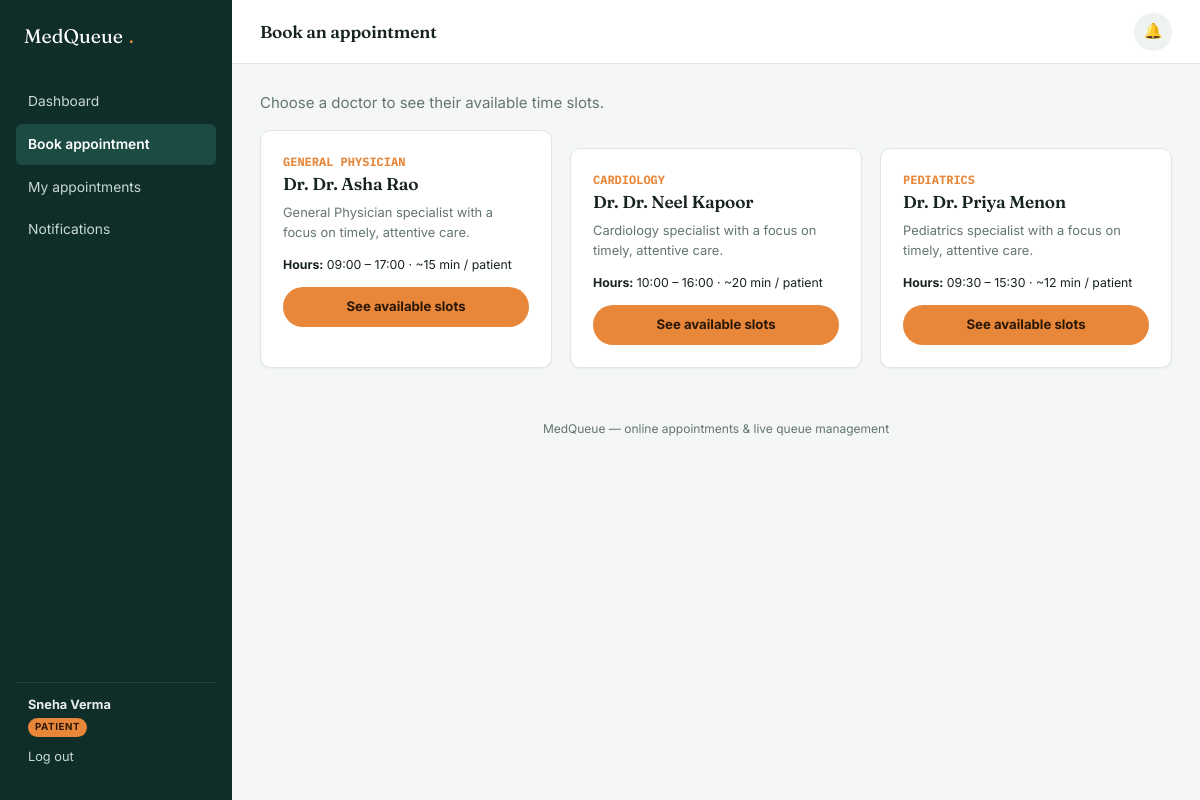
Screenshot of /patient/book (signed in) with the database file from the repository.
### tables this page shows
CREATE TABLE users (
    id INTEGER PRIMARY KEY AUTOINCREMENT,
    name TEXT NOT NULL,
    email TEXT NOT NULL UNIQUE,
    password_hash TEXT NOT NULL,
    role TEXT NOT NULL CHECK(role IN ('patient','doctor','admin')),
    phone TEXT,
    is_active INTEGER NOT NULL DEFAULT 1,
    created_at TEXT NOT NULL DEFAULT (datetime('now'))
);

CREATE TABLE doctors (
    id INTEGER PRIMARY KEY AUTOINCREMENT,
    user_id INTEGER NOT NULL UNIQUE REFERENCES users(id) ON DELETE CASCADE,
    specialization TEXT NOT NULL,
    bio TEXT,
    avg_consult_minutes INTEGER NOT NULL DEFAULT 15,
    work_start TEXT NOT NULL DEFAULT '09:00',
    work_end TEXT NOT NULL DEFAULT '17:00',
    slot_minutes INTEGER NOT NULL DEFAULT 15,
    days_off TEXT NOT NULL DEFAULT '0',  -- comma separated ISO weekday numbers off (1=Mon..7=Sun), 0 = none extra (Sunday handled separately)
    is_active INTEGER NOT NULL DEFAULT 1
);

### app.py (the view)
@app.route("/patient/book")
@role_required("patient")
def book_select_doctor():
    doctors = db.query(
        """SELECT d.*, u.name AS doctor_name FROM doctors d
           JOIN users u ON u.id = d.user_id
           WHERE d.is_active=1 ORDER BY u.name""",
    )
    return render_template("book_select_doctor.html", doctors=doctors)

### app.py (called while the page is built)
def current_user():
    if "user_id" not in session:
        return None
    return db.query("SELECT * FROM users WHERE id=?", (session["user_id"],), one=True)

@app.before_request
def load_user():
    g.user = current_user()

def role_required(role):
    def decorator(view):
        @wraps(view)
        def wrapped(*a, **kw):
            if not g.user:
                flash("Please log in to continue.", "error")
                return redirect(url_for("login"))
            if g.user["role"] != role:
                flash("You don't have access to that page.", "error")
                return redirect(url_for("dashboard"))
            return view(*a, **kw)
        return wrapped
    return decorator

### database.py (called while the page is built)
def get_db():
    conn = sqlite3.connect(DB_PATH)
    conn.row_factory = sqlite3.Row
    conn.execute("PRAGMA foreign_keys = ON")
    return conn

def query(sql, args=(), one=False):
    conn = get_db()
    cur = conn.execute(sql, args)
    rows = cur.fetchall()
    conn.close()
    return (rows[0] if rows else None) if one else rows

### templates/book_select_doctor.html (shortened to what this page needs)
{% extends "base.html" %}
{% block page_title %}Book an appointment{% endblock %}
{% block content %}
<p class="muted">Choose a doctor to see their available time slots.</p>
<div class="grid-3">
  {% for d in doctors %}
  <div class="card">
    <div class="num" style="font-family:var(--font-mono); color:var(--accent); font-weight:700; font-size:.8rem;">{{ d.specialization|upper }}</div>
    <h3>Dr. {{ d.doctor_name }}</h3>
    <p class="muted" style="font-size:.86rem; min-height:40px;">{{ d.bio or "Accepting new patients." }}</p>
    <p style="font-size:.82rem;"><strong>Hours:</strong> {{ d.work_start }} &ndash; {{ d.work_end }} &middot; ~{{ d.avg_consult_minutes }} min / patient</p>
    <a href="{{ url_for('book_appointment', doctor_id=d.id) }}" class="btn accent" style="width:100%; text-align:center;">See available slots</a>
  </div>
  {% else %}
  <div class="empty-state"><p>No doctors are available for booking right now.</p></div>
  {% endfor %}
</div>
{% endblock %}

### templates/base.html (shortened to what this page needs)
<!DOCTYPE html>
<html lang="en">
<head>
<link rel="stylesheet" href="{{ url_for('static', filename='css/style.css') }}">
</head>
<body>
<div class="app-shell">
  <aside class="sidebar">
    <div class="brand">MedQueue<span class="dot">.</span></div>
    <nav>
      {% if g.user.role == 'patient' %}
        <a href="{{ url_for('patient_dashboard') }}" class="{{ 'active' if request.endpoint == 'patient_dashboard' }}">Dashboard</a>
        <a href="{{ url_for('book_select_doctor') }}" class="{{ 'active' if request.endpoint in ['book_select_doctor','book_appointment'] }}">Book appointment</a>
        <a href="{{ url_for('my_appointments') }}" class="{{ 'active' if request.endpoint == 'my_appointments' }}">My appointments</a>
        <a href="{{ url_for('notifications') }}" class="{{ 'active' if request.endpoint == 'notifications' }}">Notifications</a>
      {% endif %}
    </nav>
    {% if g.user %}
    <div class="user-box">
      <div><strong>{{ g.user.name }}</strong></div>
      <div class="role-tag">{{ g.user.role }}</div>
      <div style="margin-top:10px;"><a href="{{ url_for('logout') }}">Log out</a></div>
    </div>
    {% endif %}
  </aside>
  <div class="main">
    <div class="topbar">
      <h1>{% block page_title %}{% endblock %}</h1>
      <div class="actions">
        <a class="bell" href="{{ url_for('notifications') }}" aria-label="Notifications" id="bell">
          🔔
        </a>
      </div>
    </div>
    <div class="content">
      {% block content %}{% endblock %}
    </div>
    <footer class="page-footer">MedQueue &mdash; online appointments &amp; live queue management</footer>
  </div>
</div>
</body>
</html>

### static/css/style.css (style rules this page uses)
:root { --bg: #F5F7F6; --surface: #FFFFFF; --surface-sunken: #EEF2F0; --ink: #16231F; --muted: #63756F; --border: #DFE7E3; --primary: #1B4B43; --primary-light: #2F6E5F; --primary-dark: #102E29; --accent: #E8873A; --accent-dark: #C96B22; --success: #2F8F5B; --success-bg: #E5F3EA; --danger: #C2503E; --danger-bg: #FBEAE6; --info: #2C6E8F; --info-bg: #E6F0F5; --radius-sm: 6px; --radius: 10px; --radius-lg: 16px; --shadow-sm: 0 1px 2px rgba(16, 46, 41, 0.06); --shadow: 0 4px 16px rgba(16, 46, 41, 0.08); --shadow-lg: 0 12px 32px rgba(16, 46, 41, 0.14); --font-display: "Fraunces", Georgia, serif; --font-body: "Inter", -apple-system, BlinkMacSystemFont, "Segoe UI", sans-serif; --font-mono: "IBM Plex Mono", "SFMono-Regular", Consolas, monospace; }
* { box-sizing: border-box; }
html, body { margin: 0; padding: 0; background: var(--bg); color: var(--ink); font-family: var(--font-body); font-size: 15px; line-height: 1.5; -webkit-font-smoothing: antialiased; }
h1, h2, h3, h4 { font-family: var(--font-display); font-weight: 600; margin: 0 0 .4em; letter-spacing: -0.01em; }
h1 { font-size: 2rem; }
h3 { font-size: 1.15rem; }
p { margin: 0 0 1em; color: var(--ink); }
a { color: var(--primary); text-decoration: none; }
small, .muted { color: var(--muted); }
.app-shell { display: flex; min-height: 100vh; }
.sidebar { width: 232px; flex-shrink: 0; background: var(--primary-dark); color: #E8EFEC; display: flex; flex-direction: column; padding: 22px 16px; }
.sidebar .brand { font-family: var(--font-display); font-size: 1.3rem; color: #fff; display: flex; align-items: baseline; gap: 6px; margin-bottom: 30px; padding: 0 8px; }
.sidebar .brand .dot { color: var(--accent); }
.sidebar nav { display: flex; flex-direction: column; gap: 2px; flex: 1; }
.sidebar nav a { color: #C9D8D3; padding: 10px 12px; border-radius: var(--radius-sm); font-size: .92rem; display: flex; align-items: center; gap: 10px; }
.sidebar nav a.active { background: var(--primary); color: #fff; font-weight: 600; }
.sidebar .user-box { margin-top: auto; padding: 12px; border-top: 1px solid rgba(255,255,255,0.1); font-size: .85rem; }
.sidebar .user-box .role-tag { display: inline-block; text-transform: uppercase; font-size: .65rem; letter-spacing: .06em; background: var(--accent); color: #2A1706; padding: 2px 7px; border-radius: 20px; font-weight: 700; margin-top: 4px; }
.sidebar .user-box a { color: #C9D8D3; }
.main { flex: 1; min-width: 0; display: flex; flex-direction: column; }
.topbar { height: 64px; flex-shrink: 0; background: var(--surface); border-bottom: 1px solid var(--border); display: flex; align-items: center; justify-content: space-between; padding: 0 28px; }
.topbar h1 { font-size: 1.15rem; margin: 0; }
.topbar .actions { display: flex; align-items: center; gap: 16px; }
.bell { position: relative; width: 38px; height: 38px; border-radius: 50%; display: flex; align-items: center; justify-content: center; background: var(--surface-sunken); color: var(--primary); }
.content { padding: 28px; max-width: 1200px; width: 100%; margin: 0 auto; }
.card { background: var(--surface); border: 1px solid var(--border); border-radius: var(--radius); padding: 22px; box-shadow: var(--shadow-sm); }
.card + .card { margin-top: 18px; }
.grid-3 { display: grid; grid-template-columns: repeat(3, 1fr); gap: 18px; }
.btn { display: inline-flex; align-items: center; justify-content: center; gap: 6px; padding: 10px 18px; border-radius: 30px; font-size: .88rem; font-weight: 700; font-family: var(--font-body); border: none; cursor: pointer; background: var(--primary); color: #fff; }
.btn.accent { background: var(--accent); color: #2A1706; }
footer.page-footer { text-align: center; color: var(--muted); font-size: .8rem; padding: 24px; }

### rows the page displays
users: user.name "Sneha Verma", user.role "PATIENT"
doctors: specialization "GENERAL PHYSICIAN", doctor_name "Dr. Asha Rao", bio "General Physician specialist with a focus on timely, attentive care.", work_start "09:00", work_end "17:00", avg_consult_minutes "15"
doctors: specialization "CARDIOLOGY", doctor_name "Dr. Neel Kapoor", bio "Cardiology specialist with a focus on timely, attentive care.", work_start "10:00", work_end "16:00", avg_consult_minutes "20"
doctors: specialization "PEDIATRICS", doctor_name "Dr. Priya Menon", bio "Pediatrics specialist with a focus on timely, attentive care.", work_start "09:30", work_end "15:30", avg_consult_minutes "12"
